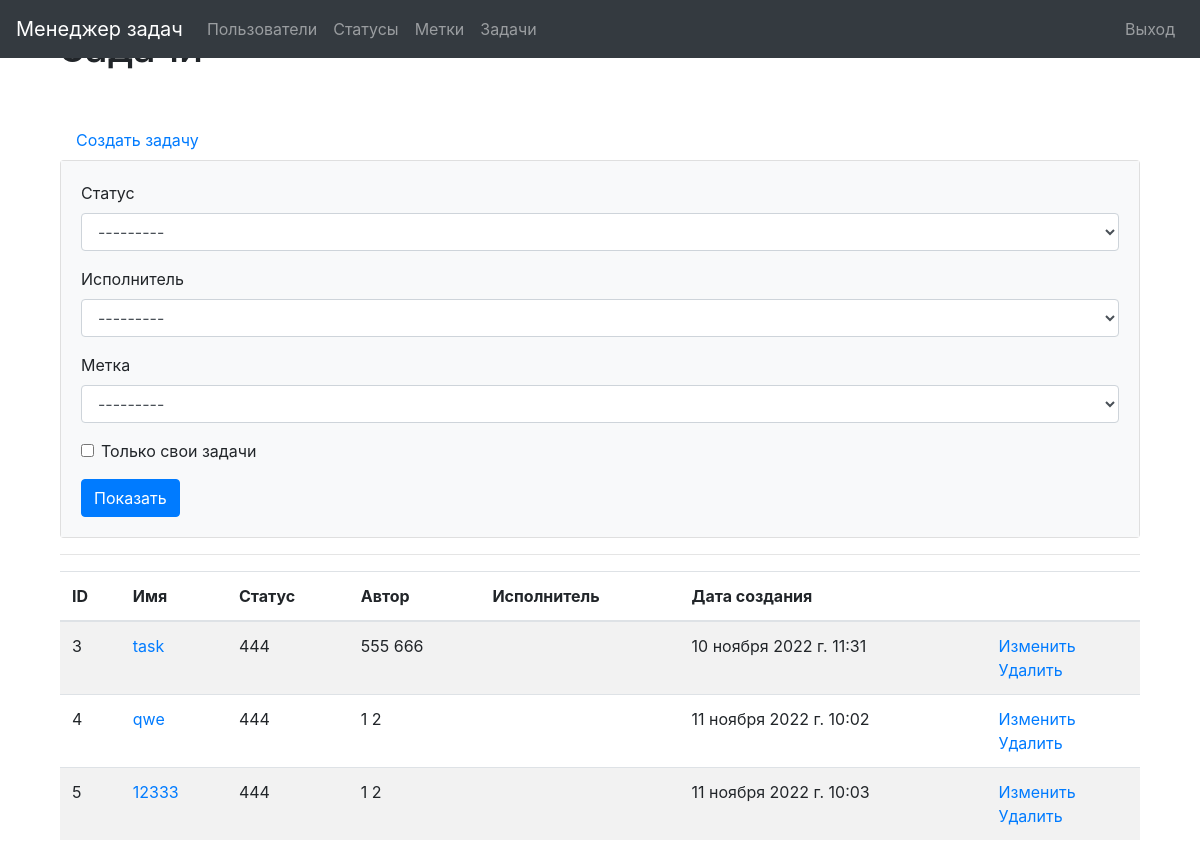
The page /tasks/ (signed in) on the database its author committed.
### task_manager/tasks/models.py (models this page shows)
class Task(models.Model):
    author = models.ForeignKey(User, on_delete=models.PROTECT,
                               related_name='author')
    name = models.CharField(max_length=150, unique=True)
    description = models.TextField(max_length=500, blank=True, null=True)
    status = models.ForeignKey(Status, on_delete=models.PROTECT)
    executor = models.ForeignKey(
        User, on_delete=models.PROTECT,
        blank=True,
        null=True,
        related_name="tasks")
    labels = models.ManyToManyField(Label, through="LabelAndTask", blank=True)
    date_created = models.DateTimeField(auto_now_add=True)

### task_manager/statuses/models.py (models this page shows)
class Status(models.Model):
    name = models.CharField(max_length=255, verbose_name='DefaultName')
    date_created = models.DateTimeField(auto_now_add=True)
    def __str__(self):
        return self.name

### task_manager/tasks/views.py (the view)
# urls.py: path('', views.TasksPage.as_view()),
class TasksPage(MyLoginRequired, FilterView):
    filterset_class = TasksFilterForm
    template_name = 'tasks/tasks.html'
    model = Task

### task_manager/labels/models.py (called while the page is built)
    def __str__(self):
        return self.name

### task_manager/mixins.py (called while the page is built)
    def dispatch(self, request, *args, **kwargs):
        if not request.user.is_authenticated:
            messages.error(request, _("""Вы не авторизованы!
                                      Пожалуйста, выполните вход."""))
            return redirect('/login/')
        return super().dispatch(request, *args, **kwargs)

### task_manager/templates/tasks/tasks.html
{% extends 'base_auth.html' %}
{% load i18n %}
{% load bootstrap4 %}
{% block content %}
<div class="container wrapper flex-grow-1">
    <h1 class="my-4">{% translate "Задачи" %} </h1>
    <br>
<a class="nav-link" href="/tasks/create/">{% translate "Создать задачу" %}</a>
<table class="table table-striped">
    <thead>
      <tr>
        <th>ID</th>
        <th>{% translate "Имя" %}</th>
        <th>{% translate "Статус" %}</th>
        <th>{% translate "Автор" %}</th>
        <th>{% translate "Исполнитель" %}</th>
        <th>{% translate "Дата создания" %}</th>
        <th></th>
      </tr>
    </thead>
    <tbody>
        <div class="card">
            <div class="card-body bg-light">
                <form method="get">
                    {% bootstrap_form filter.form %}
                    <button type="submit" class="btn btn-primary">{% translate "Показать" %}</button>
                </form>
            </div>
        </div>
        <hr>
        {% for task in filter.qs %}
        <tr>
            <td>{{ task.id }}</td>
            <td><a href="{% url 'detail_task' task.id%}">{{ task.name }}</a></td>
            <td>{{ task.status }}</td>
            <td>{{task.author.first_name}} {{task.author.last_name}}</td>
            <td>{{task.executor.first_name}} {{task.executor.last_name}}</td>
            <td>{{ task.date_created }}</td>
            <td>
                <a href="{% url 'update_task' task.id %}">{% translate "Изменить" %}</a>
                <br>
                <a href="{% url 'delete_task' task.id %}">{% translate "Удалить" %}</a>
            </td>
        </tr>
        {% endfor %}
    </tbody>
</table>
</div>
{% endblock %}

### rows shown on the page
Task: id "3", name "task", status "444", author.first_name "555", author.last_name "666", date_created "10 ноября 2022 г. 11:31"
Task: id "4", name "qwe", status "444", author.first_name "1", author.last_name "2", date_created "11 ноября 2022 г. 10:02"
Task: id "5", name "12333", status "444", author.first_name "1", author.last_name "2", date_created "11 ноября 2022 г. 10:03"
